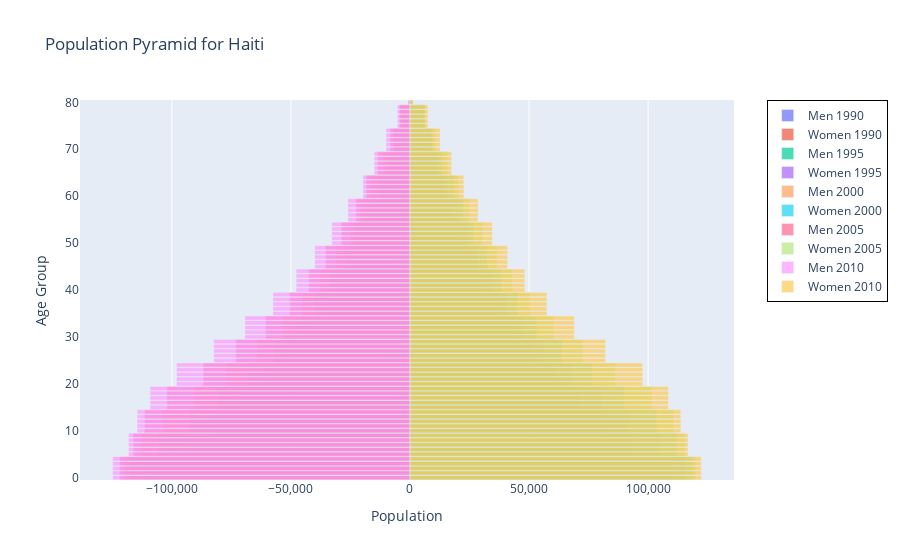

Notebook cell for this chart:
### Code cell
animated_population_pyramid(population_df_ht, "Haiti")
